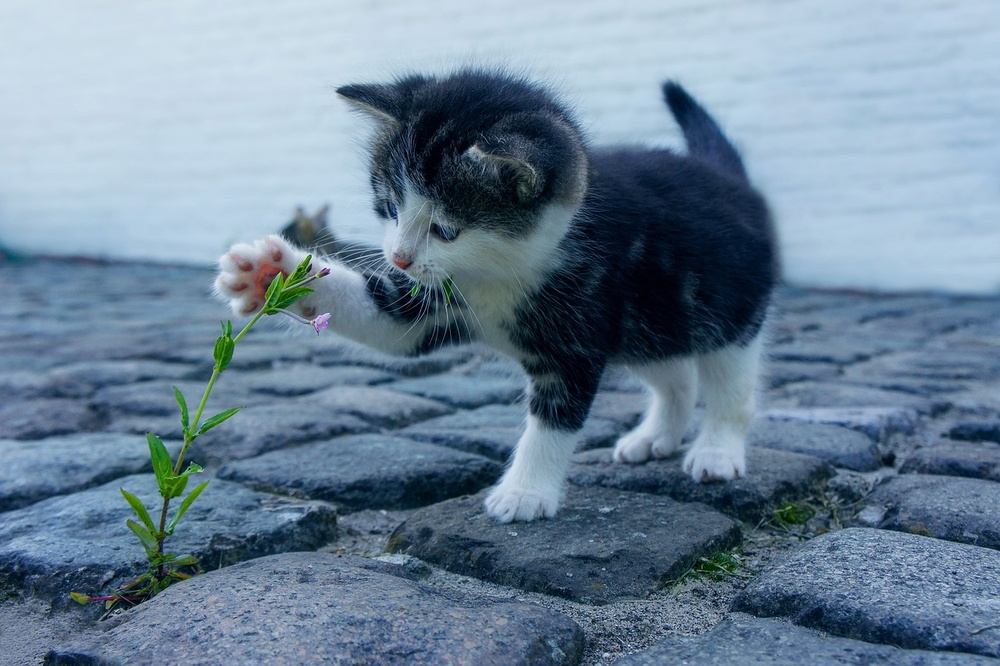
#> input picture Task-4/img.jpg, 1000 x 666 px, shrunk from 1280 x 852 before the run, found by its file name
$ jupyter execute Image_to_pencil_sketch.ipynb
#> lines starting #> are read from the running program, lines starting #| are printed output that depends on the picture
[cell 1]
import cv2
from google.colab.patches import cv2_imshow

def pencil_sketch(image_path):
    # Step 1: Read the image in RGB format
#> called with image_path = '/content/img.jpg'
    image = cv2.imread(image_path)
#> image is the input picture: shape (666, 1000, 3); mean B, G, R 151.5, 131.3, 108.5
    if image is None:
        print("Error: Unable to read the image.")
        return

    # Step 2: Convert the image to grayscale
    gray_image = cv2.cvtColor(image, cv2.COLOR_BGR2GRAY)
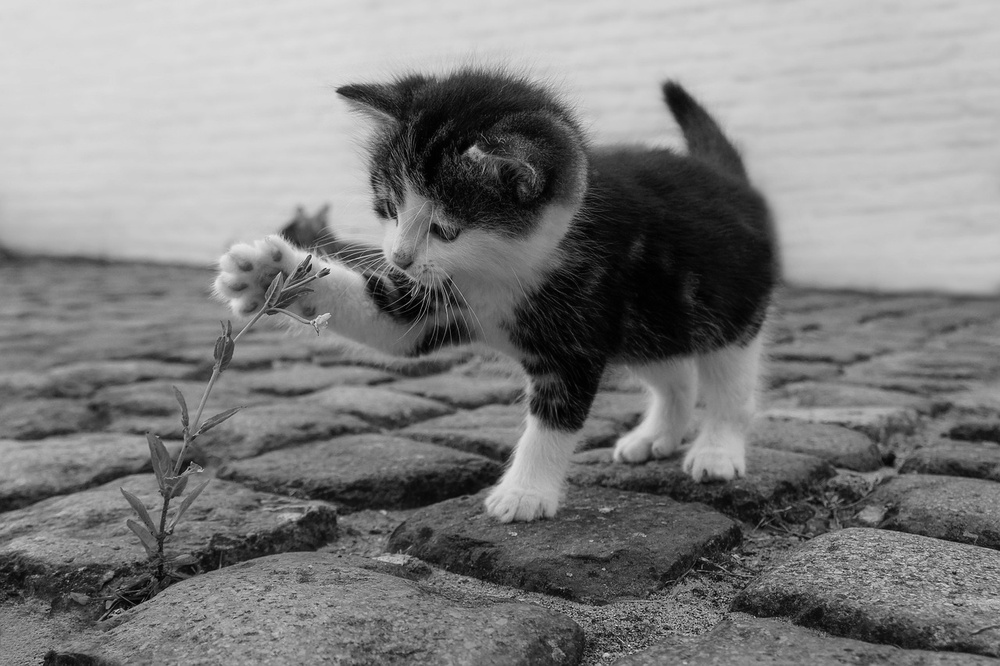
#> gray_image: shape (666, 1000); min 1, max 240, mean 126.8

    # Step 3: Invert the grayscale image (negative image)
    inverted_gray = 255 - gray_image
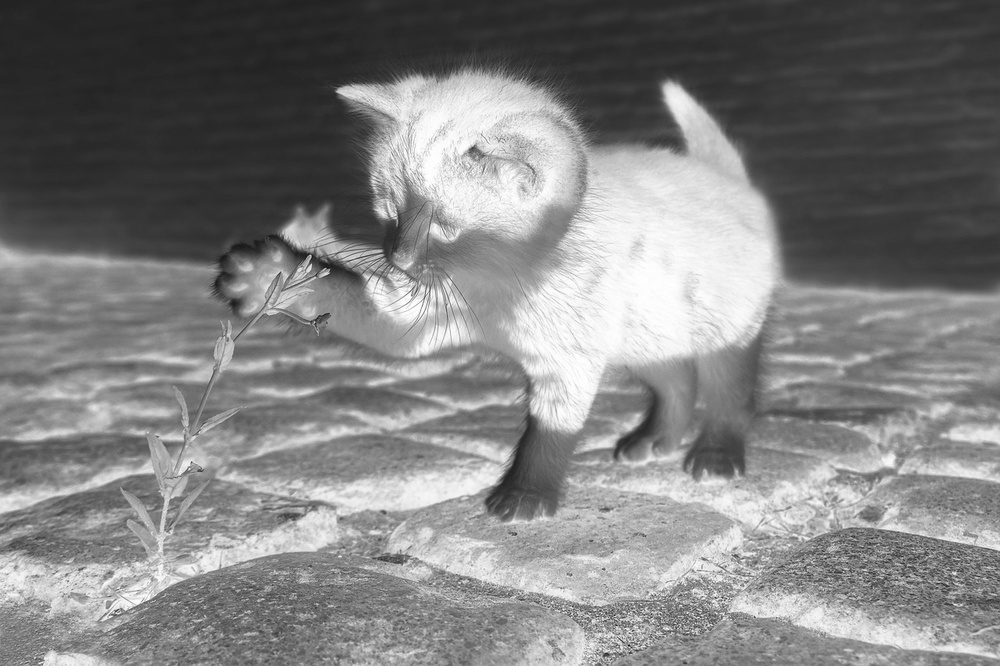
#> inverted_gray: shape (666, 1000); min 15, max 254, mean 128.2

    # Step 4: Apply Gaussian Blur to the inverted grayscale image
    blurred_image = cv2.GaussianBlur(inverted_gray, (21, 21), sigmaX=0, sigmaY=0)
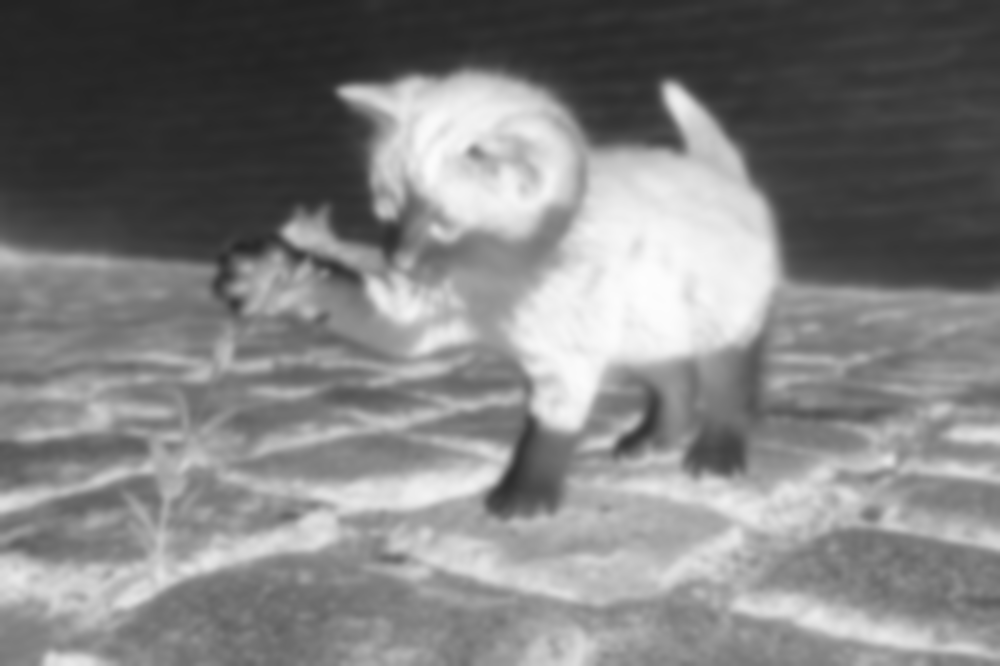
#> blurred_image: shape (666, 1000); min 34, max 253, mean 128.2

    # Step 5: Invert the blurred image
    inverted_blurred = 255 - blurred_image
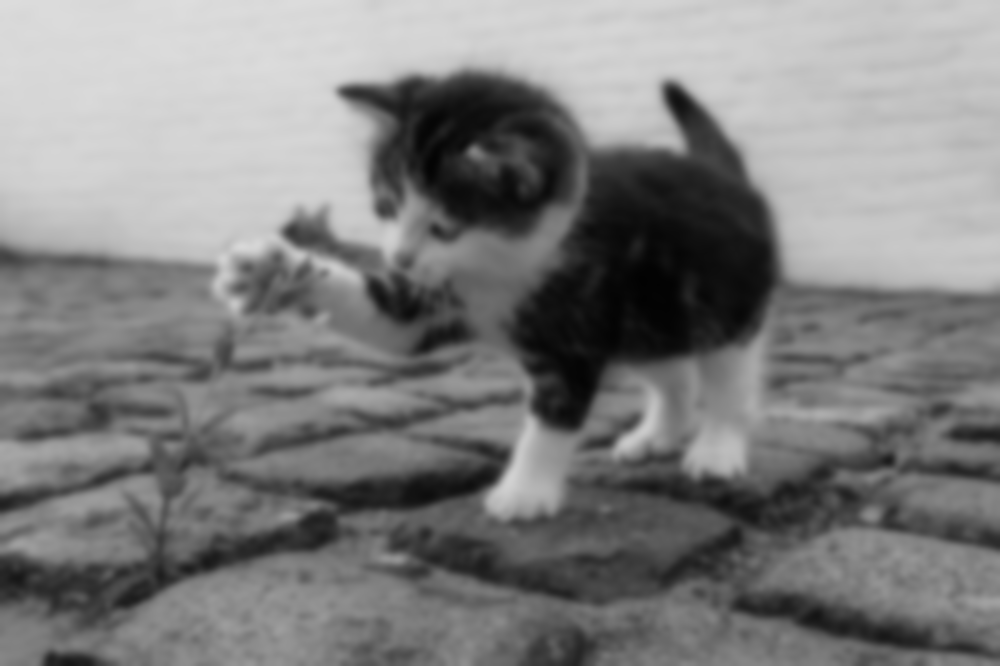
#> inverted_blurred: shape (666, 1000); min 2, max 221, mean 126.8

    # Step 6: Create the pencil sketch by dividing the grayscale image by the inverted blurred image
    pencil_sketch = cv2.divide(gray_image, inverted_blurred, scale=256.0)
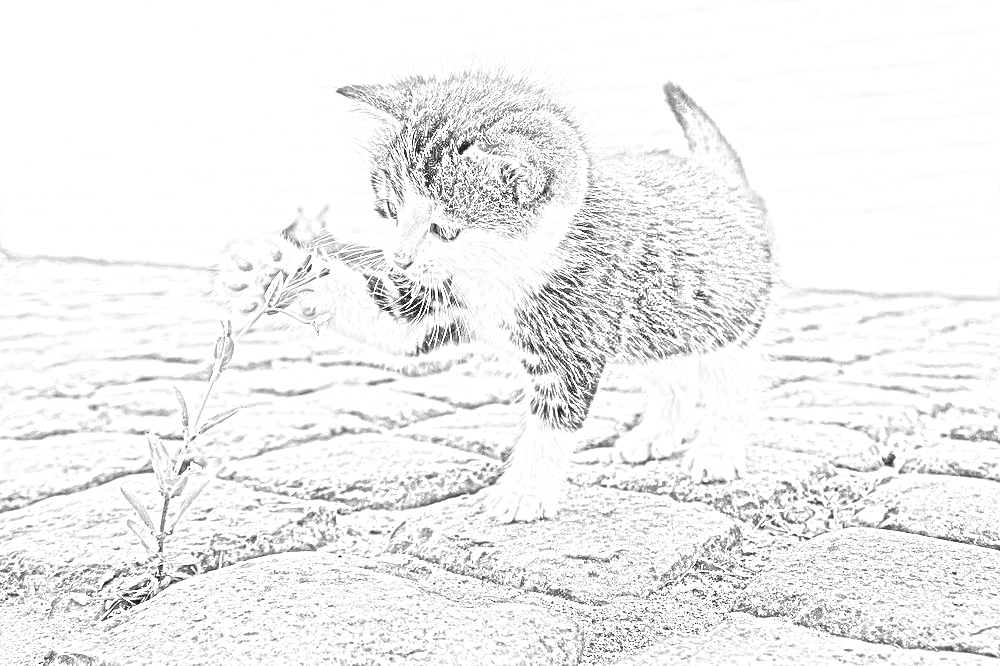
#> pencil_sketch: shape (666, 1000); min 6, max 255, mean 240.3

    # Display the original and pencil sketch images
    cv2_imshow(image)
    cv2_imshow(pencil_sketch)
    cv2.waitKey(0)
    cv2.destroyAllWindows()

if __name__ == "__main__":
    image_path = "/content/img.jpg"  # Replace this with the actual path to your image
    pencil_sketch(image_path)
